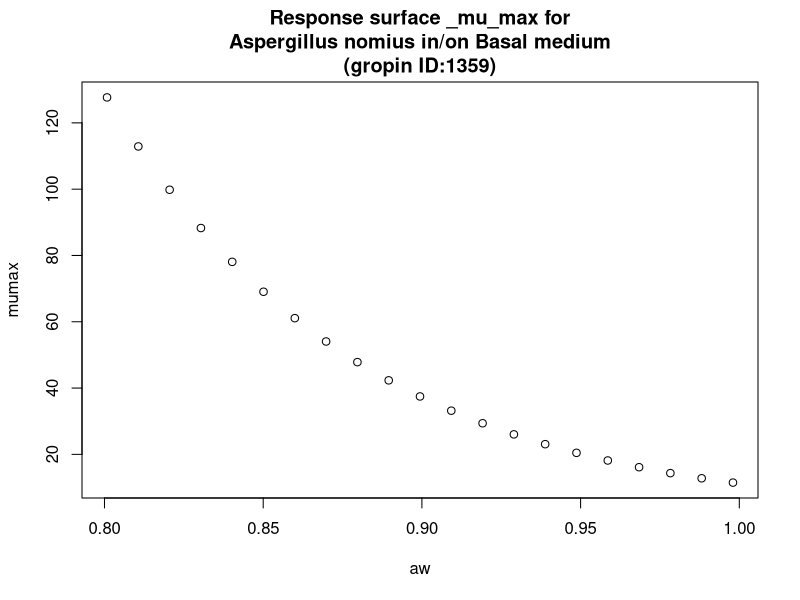

This chart was generated by the following R code:
#############################
# start of Parameter script
#############################
aw <- seq(0.8008,0.998001998001998,length.out=21)
#############################
# end of Parameter script
#############################
############################# 
# start of Model script Gropin ID 1359 
#############################
 
# constant coefficients for this model
 
variables <- data.frame(aw)
argumentsPar <- unique.data.frame(expand.grid(variables))
 
# heart of the model
response_surface <- function(aw) {
   mumax <-exp(2.429-0.303*sqrt(1-aw)+12.83*(sqrt(1-aw))^2)

	return(mumax=mumax)
} 

# output parameters
responseSurface <- cbind(argumentsPar,response_surface(argumentsPar['aw']))
colnames(responseSurface) <- c(colnames(argumentsPar),'mumax')
#############################
# End of Model script
#############################
############################# 
# start of Visualisation script Gropin ID 1359 
#############################
titleText <-'Response surface _mu_max for
Aspergillus nomius in/on Basal medium
(gropin ID:1359)'
plot(aw,responseSurface$'mumax',xlab='aw',
                          ylab='mumax',main=titleText)
#############################
# End of Visualisation script
#############################
